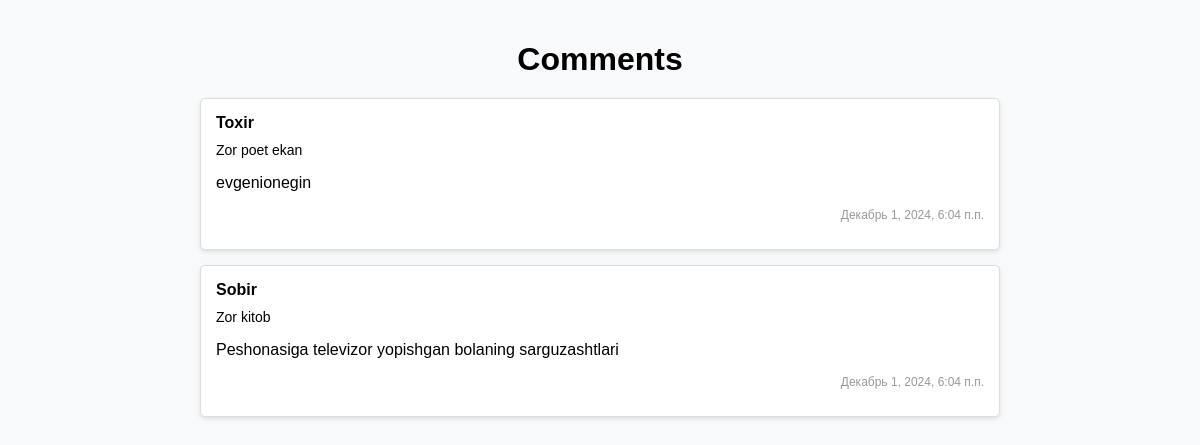
Page /coments/ on the committed database.
### new/models.py (models this page shows, shortened)
class Review(models.Model):
    reviewer_name = models.CharField(max_length=100,verbose_name="yozgan foydalanuvchi ismi")
    rating = models.PositiveSmallIntegerField(10,"Kitob bahosi")
    comment = models.TextField(null= True,blank=True,verbose_name="Sharh matni")
    created_at = models.DateTimeField(auto_now_add=True)
    book = models.ForeignKey(Book,related_name='reviews',on_delete=models.CASCADE)

class Book(models.Model):
    title = models.CharField(max_length=200, verbose_name="Kitobning nomi")
    publication_date = models.DateField(auto_now_add=True,verbose_name="Nashr sanasi")
    isbn = models.CharField(max_length=13,unique=True,verbose_name="Kitobning ISBN raqami")
    genre = models.CharField(max_length=100,verbose_name="Kitob janri")
    summary = models.TextField(null=True,blank=True,verbose_name="Kitob haqida qisqacha ma'lumot")
    photo = models.ImageField(null = True,blank=True,upload_to='photos/',verbose_name="kitob rasmini kiriting")
    author = models.ForeignKey(Author,on_delete=models.CASCADE)
    def __str__(self):
        return self.title

### new/views.py (the view)
# urls.py: path('coments/',coments,name='comment'),
def coments(request: WSGIRequest):
    reviews = Review.objects.all()
    return render(request,'coments.html',{"reviews":reviews})

### templates/coments.html (shortened to what this page needs)
<!DOCTYPE html>
<html lang="en">
<head>
</head>
<body>
    <div class="container">
        <h1>Comments</h1>
        <ul class="comment-list">
            {% for review in reviews %}
            <li class="comment-item">
                <p class="comment-author">{{ review.reviewer_name }}</p>
                <p class="comment-text">{{ review.comment }}</p>
                <p class="comment-to-book">{{ review.book }}</p>
                <p class="comment-date">{{ review.created_at|date:"F j, Y, g:i a" }}</p>
            </li>
            {% endfor %}
        </ul>
    </div>
</body>
</html>

### templates/coments.html (style rules this page uses)
body { font-family: Arial, sans-serif; margin: 0; padding: 0; background-color: #f8f9fa; }
.container { width: 90%; max-width: 800px; margin: 0 auto; padding: 20px 0; }
h1 { text-align: center; margin-bottom: 20px; }
.comment-list { list-style: none; padding: 0; }
.comment-item { background: #fff; border: 1px solid #ddd; border-radius: 5px; margin-bottom: 15px; padding: 15px; box-shadow: 0 2px 4px rgba(0, 0, 0, 0.1); }
.comment-author { font-size: 16px; font-weight: bold; margin: 0 0 10px; }
.comment-text { font-size: 14px; margin: 0 0 10px; }
.comment-date { font-size: 12px; color: #999; text-align: right; }

### rows in the picture
Review: reviewer_name "Toxir", comment "Zor poet ekan", book "evgenionegin", created_at "Декабрь 1, 2024, 6:04 п.п."
Review: reviewer_name "Sobir", comment "Zor kitob", book "Peshonasiga televizor yopishgan bolaning sarguzashtlari", created_at "Декабрь 1, 2024, 6:04 п.п."
